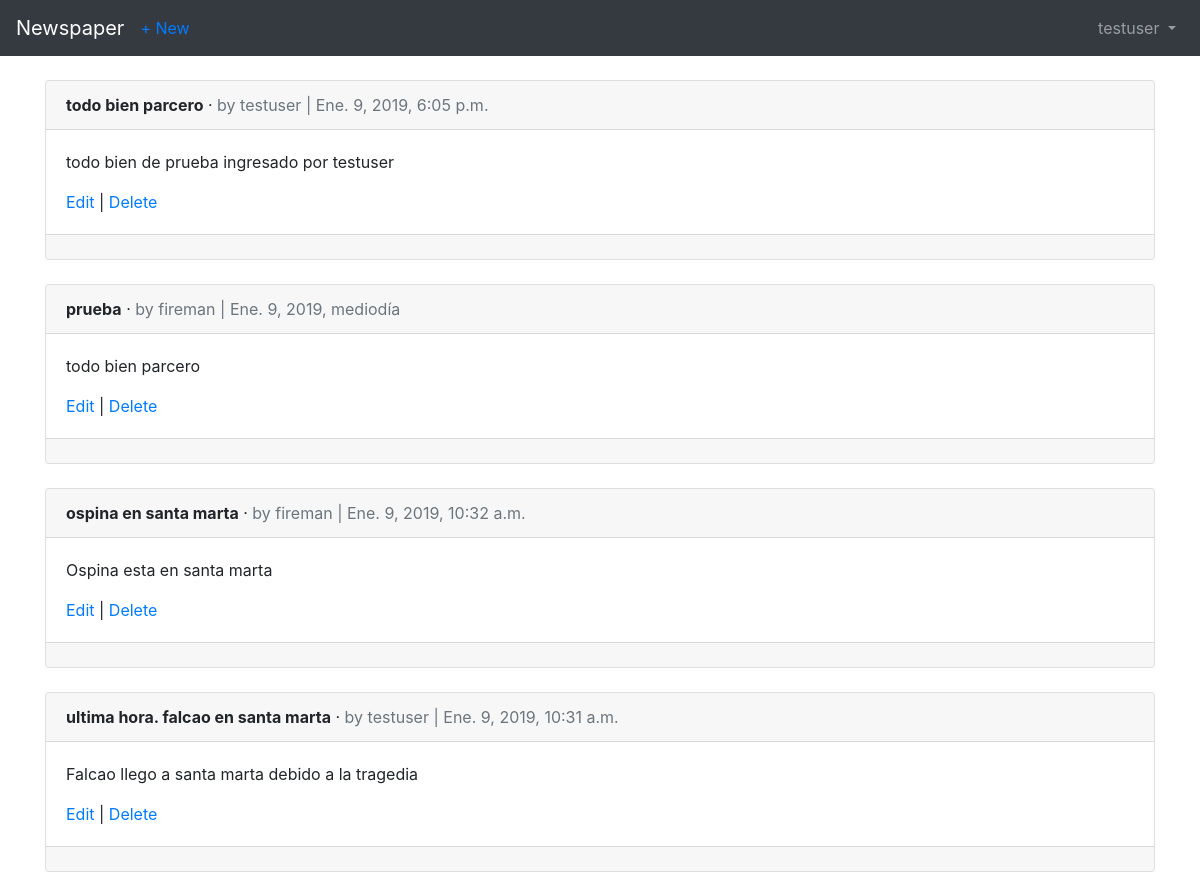
The page /articles/ (signed in) on the database as committed earlier.
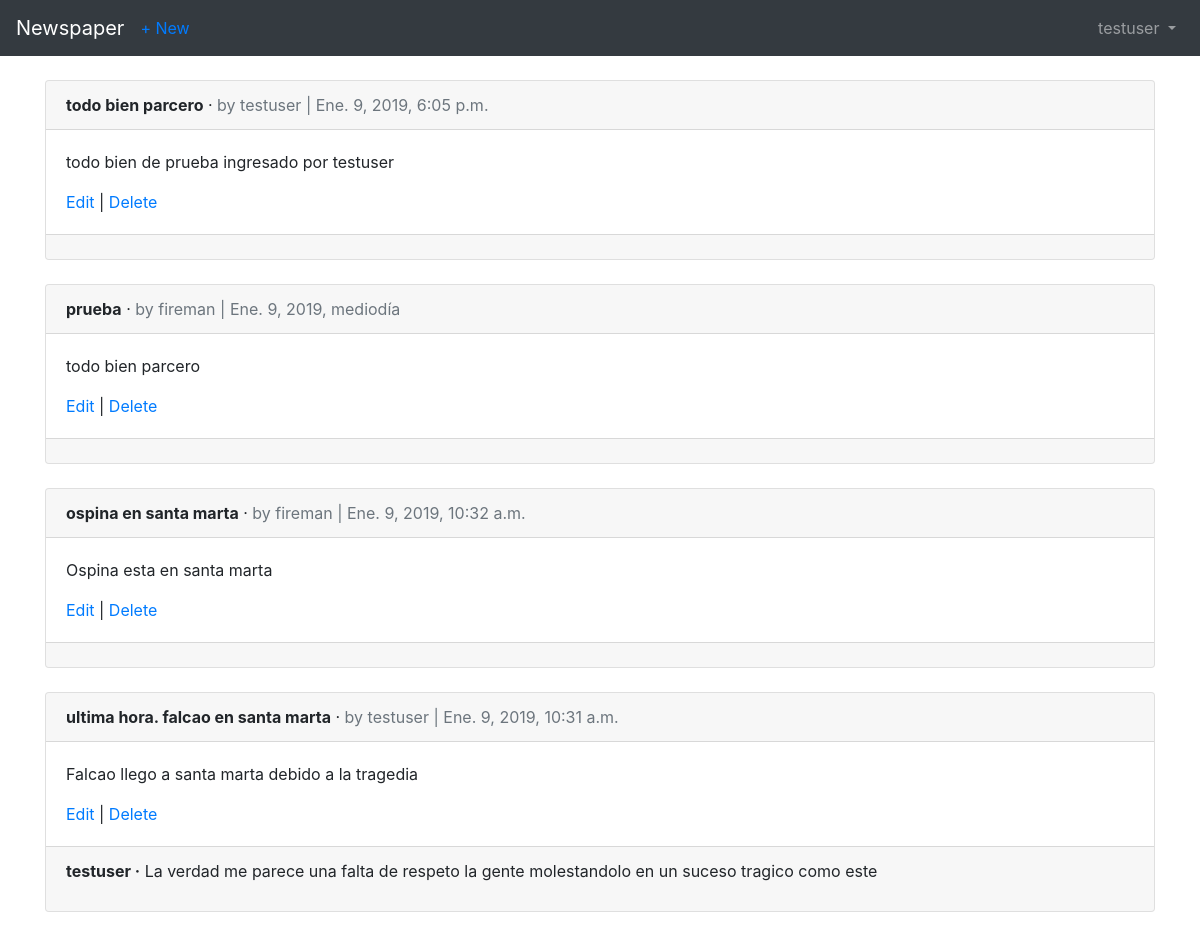
The same page on the database as committed later.
### articles/models.py (models this page shows, shortened)
class Article(models.Model):
    title = models.CharField(max_length=255)
    body = models.TextField()
    date = models.DateTimeField(auto_now_add=True)
    author = models.ForeignKey(get_user_model(), on_delete=models.CASCADE)

class Comment(models.Model):
    article = models.ForeignKey(Article, on_delete = models.CASCADE, related_name='comments')
    comment = models.CharField(max_length=140)
    author = models.ForeignKey(get_user_model(), on_delete=models.CASCADE)
    def __str__(self):
        return self.comment

### users/models.py (models this page shows)
class CustomUser(AbstractUser):
    age = models.PositiveIntegerField(null=True, blank=True)
    picture = models.ImageField(upload_to='media/',null=True, blank=True)

### articles/views.py (the view)
# urls.py: path('', ArticleListView.as_view(), name='article_list'),
class ArticleListView(LoginRequiredMixin, ListView):
    model = Article
    template_name ='articles/article_list.html'
    ordering = ['-date']
    login_url = 'login'

### articles/templates/articles/article_list.html (shortened to what this page needs)
{% extends 'base.html' %}
{% block content %}
    {% for article in object_list %}
        <div class="card">
            <div class="card-header">
                <span class="font-weight-bold">{{ article.title }}</span> &middot;
                <span class="text-muted">by {{ article.author }} |
                {{ article.date }}</span>
            </div>
            <div class="card-body">
                <p>{{ article.body }}</p>
                <a href="{% url 'article_edit' article.pk %}">Edit</a> |
                <a href="{% url 'article_delete' article.pk %}">Delete</a>
            </div>
            <div class="card-footer">
                {% for comment in article.comments.all %}
                    <p>
                        <span class="font-weight-bold">{{ comment.author }} &middot;</span>
                        {{ comment }}
                    </p>
                {% endfor %}
            </div>
        </div>
       <br />
    {% endfor %}
{% endblock content %}

Rows that differ between the two databases and show on the page:
added Comment: author "testuser", comment "La verdad me parece una falta de respeto la gente molestandolo en un suceso tragico como este", shown under Article "ultima hora. falcao en santa marta"
